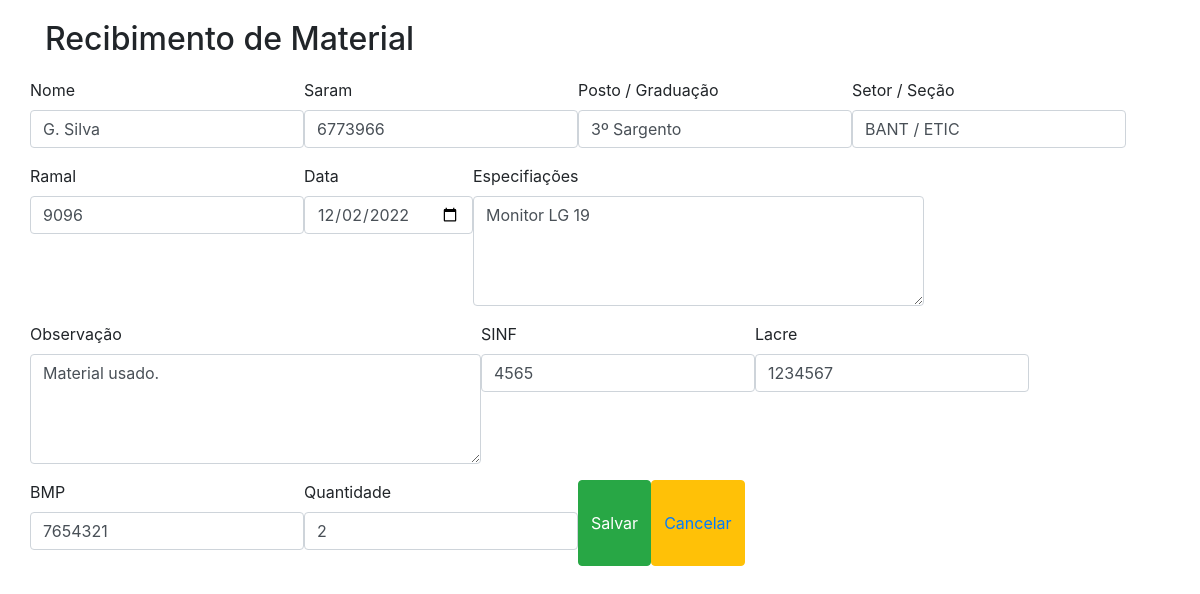
/2/update/, run on an earlier commit of the app's database.
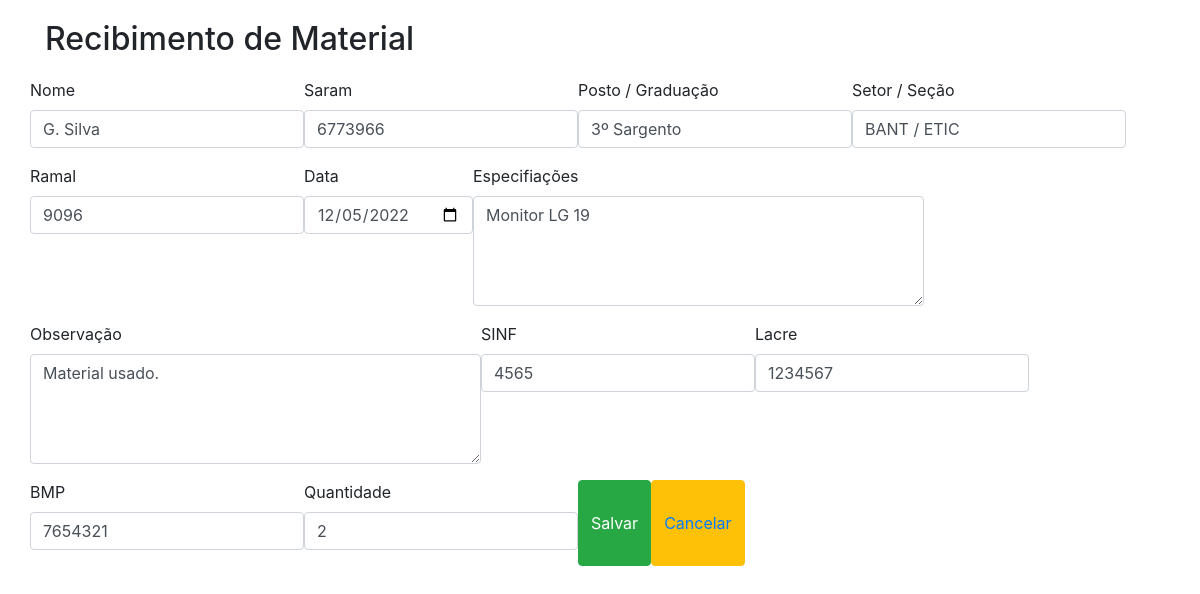
And on a later commit of the database.
### recibo_e_cautela/models.py (models this page shows, shortened)
class Base(models.Model):
    criados = models.DateField('Criação', auto_now_add=True)
    modificado = models.DateField('Atualização', auto_now=True)
    ativo = models.BooleanField('Ativo?', default=True)
    class Meta:
        abstract = True

class Recibo(Base):
    nome = models.CharField('Nome', max_length=100)
    saram = models.CharField('Saram', max_length=7)
    graduacao = models.CharField('Posto / Graduação', max_length=100)
    setor = models.CharField('Setor / Seção', max_length=100)
    ramal = models.CharField('Ramal', max_length=4)
    data = models.DateField('Data', default=datetime.date.today())
    especificacoes = models.CharField('Especifiações', max_length=200)
    observacao = models.CharField('Observação', max_length=500)
    sinf = models.CharField('SINF', max_length=4)
    lacre = models.CharField('Lacre', max_length=7)
    bmp = models.CharField('BMP', max_length=10)
    quantidade = models.IntegerField('Quantidade', max_length=100)

### recibo_e_cautela/views.py (the view)
# urls.py: path('<int:pk>/update/', UpdateReciboView.as_view(), name='update_recibo'),
class UpdateReciboView(UpdateView):
    model = Recibo
    template_name = 'recibo_form.html'
    form_class = ReciboModelForm
    success_url = reverse_lazy('recibos')

### recibo_e_cautela/forms.py
class ReciboModelForm(forms.ModelForm):
    class Meta:
        model = Recibo
        fields = ['nome', 'saram', 'graduacao', 'setor', 'ramal', 'data', 'especificacoes',
                  'observacao', 'sinf', 'lacre', 'bmp', 'quantidade',
                  ]
        widgets = {
            'data': forms.TextInput(attrs={'type': 'date'}),
            'especificacoes': forms.Textarea(attrs={'rows': '4'}),
            'observacao': forms.Textarea(attrs={'rows': '4'}),
        }

### recibo_e_cautela/templates/recibo_form.html (shortened to what this page needs)
{% extends 'base.html' %}
{% load bootstrap4 %}
{% block content %}
        <div class="content">
            <h2>Recibimento de Material</h2>
            <form method="post" autocomplete="off" class="row">
                {% bootstrap_form form form_group_class='form-group col-6' show_label=False %}
                    {% buttons form_group_class='form-group col-6' %}
                        <button type="submit" class="btn btn-success">Salvar</button>
                        <button type="button" class="btn btn-warning">
                            <a href="{% url 'recibos' %}">Cancelar</a>
                        </button>
                    {% endbuttons %}
            </form>
        </div>
{% endblock %}

What changed in the data, as far as the page shows it:
changed Recibo "G. Silva": data "12/02/2022" → "12/05/2022"
